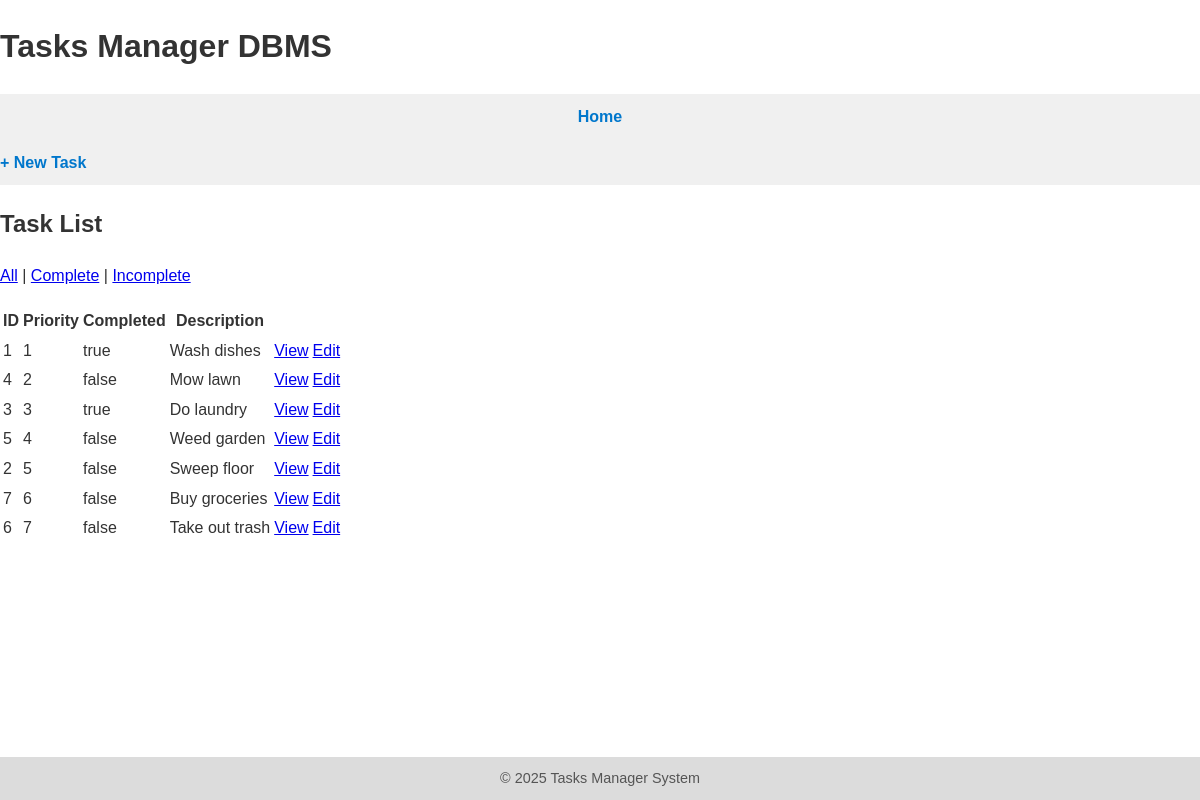
Screenshot of /tasks/index.php with the database file from the repository.
### tables this page shows
CREATE TABLE tasks (
  id INT(11) NOT NULL AUTO_INCREMENT,
  priority INT(2),
  completed TINYINT(1) DEFAULT '0',
  description VARCHAR(255),
  PRIMARY KEY (id)
);

### tasks/index.php (the view, shortened to what this page needs)
<?php
$db = mysqli_connect("127.0.0.1", "mariadb", "mariadb", "mariadb", 3306);
$sql = "SELECT * FROM tasks ";
$sql .= "ORDER BY priority";
$result = mysqli_query($db, $sql);
?>
<!doctype html>
<html lang="en">
  <head>
    <link rel="stylesheet" href="../style.css">
  </head>
  <body>
    <header>
      <h1>Tasks Manager DBMS</h1>
      <nav>
        <ul>
          <li><a href="/">Home</a></li>
        </ul>
      </nav>
    </header>
    <nav>
      <a href="new.php">+ New Task</a>
    </nav>
    <section>
      <h1>Task List</h1>
      <p>
        <a href="index.php">All</a> |
        <a href="index.php?completed=1">Complete</a> |
        <a href="index.php?completed=0">Incomplete</a>
      </p>
    	<table>
    	  <tr>
          <th>ID</th>
          <th>Priority</th>
          <th>Completed</th>
    	    <th>Description</th>
          <th>&nbsp;</th>
          <th>&nbsp;</th>
    	  </tr>
        <?php while($task = mysqli_fetch_assoc($result)) { ?>
          <tr>
            <td><?php echo $task['id']; ?></td>
            <td><?php echo $task['priority']; ?></td>
            <td><?php echo $task['completed'] == 1 ? 'true' : 'false'; ?></td>
      	    <td><?php echo $task['description']; ?></td>
      	    <td><a href="show.php?id=<?php echo $task['id']; ?>">View</a></td>
      	    <td><a href="edit.php?id=<?php echo $task['id']; ?>">Edit</a></td>
      	  </tr>
        <?php } ?>
    	</table>
    </section>
  </body>
    <footer>
      &copy; 2025 Tasks Manager System
    </footer>
</html>

### style.css (style rules this page uses)
body { background-color: #fff; font-family: Arial, sans-serif; margin: 0; padding: 0; color: #333; line-height: 1.6; display: flex; flex-direction: column; min-height: 100vh; }
nav { background-color: #f0f0f0; padding: 10px 0; }
nav ul { list-style: none; padding: 0; margin: 0; display: flex; gap: 20px; justify-content: center; }
nav a { text-decoration: none; color: #0077cc; font-weight: bold; }
footer { margin-top: auto; padding: 10px; text-align: center; background-color: #dcdcdc; font-size: 0.9em; color: #555; }

### rows the page displays
tasks: id "1", priority "1", completed "true", description "Wash dishes"
tasks: id "4", priority "2", completed "false", description "Mow lawn"
tasks: id "3", priority "3", completed "true", description "Do laundry"
tasks: id "5", priority "4", completed "false", description "Weed garden"
tasks: id "2", priority "5", completed "false", description "Sweep floor"
tasks: id "7", priority "6", completed "false", description "Buy groceries"
tasks: id "6", priority "7", completed "false", description "Take out trash"
